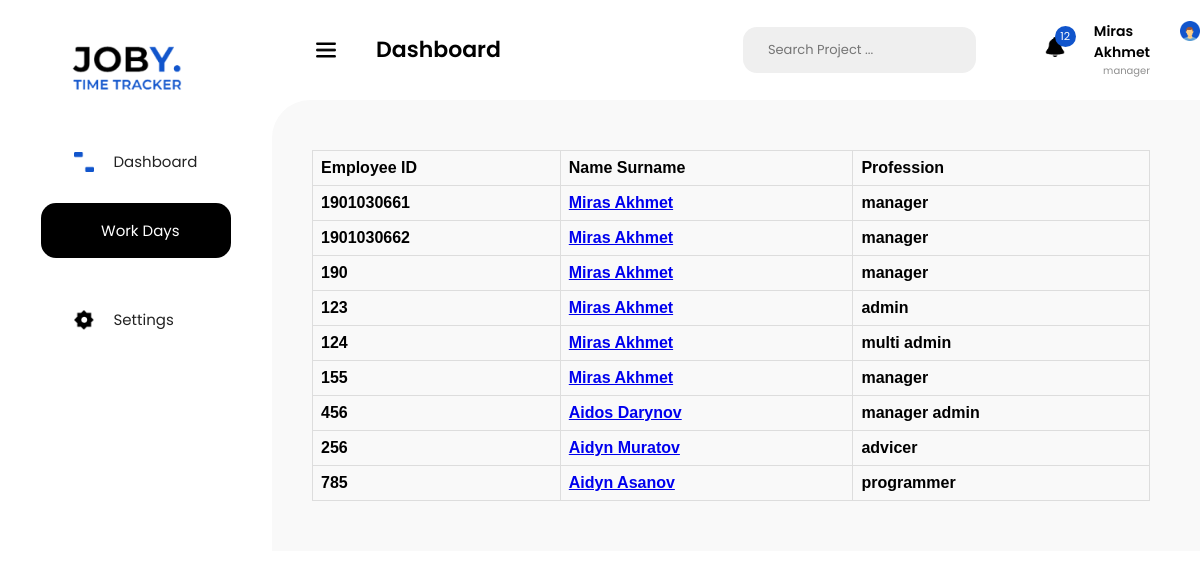
Page /work_days (signed in) on the committed database.
### models.py (models this page shows, shortened)
class Employee(db.Model, UserMixin):
    id = db.Column(db.Integer(), primary_key=True)
    login_id = db.Column(db.String(10), unique=True, nullable=True)
    name = db.Column(db.String(100), nullable=False)
    surname = db.Column(db.String(100), nullable=False)
    profession = db.Column(db.String(30), nullable=False)
    password = db.Column(db.String(40), nullable=False)
    flex_status = db.relationship('FlexStatus', backref='flex_status')
    def full_name(self):
        return f'{self.name} {self.surname}'

### views.py (the view)
@app.route('/work_days')
def list_of_employee():
    employers = Employee.query.all()
    return render_template('list_of_employee.html',employers = employers,user = current_user)

### models.py (called while the page is built)
@login_manager.user_loader
def load_user(user_id):
    return Employee.query.get(user_id)

### templates/list_of_employee.html (shortened to what this page needs)
<!DOCTYPE html>
<html lang="en">
<head>
 <link rel="stylesheet" href="../static/styles/dashboard_style.css">
 <link rel="stylesheet" href="{{ url_for('static',filename = 'styles/dashboard_style.css') }}">
</head>
<body>
 <section id="mySideNav" class="sideNav">
  <a href="#" class="logo_container">
   <img src="../static/images/logo.png" alt="logo">
  </a>
  <a href="home" class="links">
   <img src="../static/images/rect.png" alt="">
   <div>Dashboard</div>
  </a>
  <a href="work_days" class="dashboard_black">
   <img src="../static/images/icon_workDays.png" alt="">
   Work Days
  </a>
  <a href="#" class="links">
   <img src="../static/images/icon_settings.png" alt="">
   Settings
  </a>
 </section>
<nav>
  <button>
   <img src="../static/images/menu_bar.png" alt="">
   <div class="dashboard_txt">Dashboard</div>
  </button>
  <div class="search">
   Search Project ...
  </div>
  <div class="notifications">
   <img src="../static/images/bell.png" alt="">
   <div class="notification_numb">12</div>
  </div>
  <div class="profile_info">
   <div class="name_profession">
    <div class="name_surname">{{ user.name }} {{ user.surname }} </div>
    <div class="profession">{{ user.profession }}</div>
   </div>
   <a href="/profile"><img src="../static/images/profile_photo.png" alt="" class="profile_photo"></a>
  </div>
 </nav>
<section class="main_content">
    <div class="container_table">
        <table>
            <tr>
                <th>Employee ID</th>
                <th>Name Surname</th>
                <th>Profession</th>
            </tr>
            {% for e in employers %}
                <tr>
                    <th>{{ e.login_id }}</th>
                    <th><a href="{{ "work_days/" + e.login_id }}">{{ e.full_name() }} </a></th>
                    <th>{{ e.profession }}</th>
                </tr>
            {% endfor %}
        </table>
    </div>
</section>
</body>
</html>

### static/styles/dashboard_style.css (style rules this page uses)
body { margin: 0; padding: 0; font-family: Poppins; }
.sideNav { padding-top: 34px; display: flex; align-items: center; flex-direction: column; width: 272px; background-color: #fff; height: 100vh; position: fixed; z-index: 1; top: 0; left: 0; }
.sideNav a { text-decoration: none; display: flex; align-items: center; font-size: 15px; }
.logo_container img { height: auto; width: 100%; max-width: 128px !important; }
.logo_container { margin-bottom: 50px; }
.dashboard_black { width: 190px; height: 55px; background-color: black; border-radius: 15px; color: white; padding-left: 20px; box-sizing: border-box; font-family: Poppins; margin-bottom: 50px; }
.sideNav a img, nav img { width: 100%; height: auto; max-width: 20px; margin-right: 20px; }
.links { width: 125px; margin-bottom: 30px; color: #232323; }
nav { height: 100px; background-color: #fff; width: 100%; display: flex; align-items: center; }
nav button { background-color: transparent; border: none; margin-left: 310px; display: flex; align-items: center; }
nav button img { margin-right: 40px; }
.dashboard_txt { font-weight: 600; font-size: 22px; line-height: 42px; color: #000; font-family: Poppins; }
.search { width: 408px; height: 46px; background-color: #efefef; border-radius: 14px; display: flex; align-items: center; color: #757575; padding-left: 25px; font-size: 13px; margin-left: 16rem; }
.notifications { position: relative; margin-right: 1.8rem; margin-left: 4.3rem; }
.notification_numb { background-color: #1155CC; width: 21px; height: 21px; color: #fff; border-radius: 15px; font-size: 11px; box-sizing: border-box; display: flex; align-items: center; justify-content: center; position: absolute; left: 10px; top: -11px; }
.profile_info { display: flex; }
.profile_photo { width: 100%; height: auto; max-width: 46px; }
.name_surname { font-weight: 600; font-size: 14px; }
.profession { color: #8f8f8f; font-size: 10px; text-align: right; }
.name_profession { margin-right: 30px; }
.main_content { margin-left: 272px; border-radius: 38px 0 0 0; background-color: #F9F9F9; padding: 50px 50px 50px 40px; }
table { font-family: arial, sans-serif; border-collapse: collapse; width: 100%; }
td, th { border: 1px solid #dddddd; text-align: left; padding: 8px; }

### rows in the picture
Employee: name "Miras", surname "Akhmet", profession "manager", login_id "1901030661", full_name "Miras Akhmet"
Employee: login_id "1901030662", full_name "Miras Akhmet", profession "manager"
Employee: login_id "190", full_name "Miras Akhmet", profession "manager"
Employee: login_id "123", full_name "Miras Akhmet", profession "admin"
Employee: login_id "124", full_name "Miras Akhmet", profession "multi admin"
Employee: login_id "155", full_name "Miras Akhmet", profession "manager"
Employee: login_id "456", full_name "Aidos Darynov", profession "manager admin"
Employee: login_id "256", full_name "Aidyn Muratov", profession "advicer"
Employee: login_id "785", full_name "Aidyn Asanov", profession "programmer"
